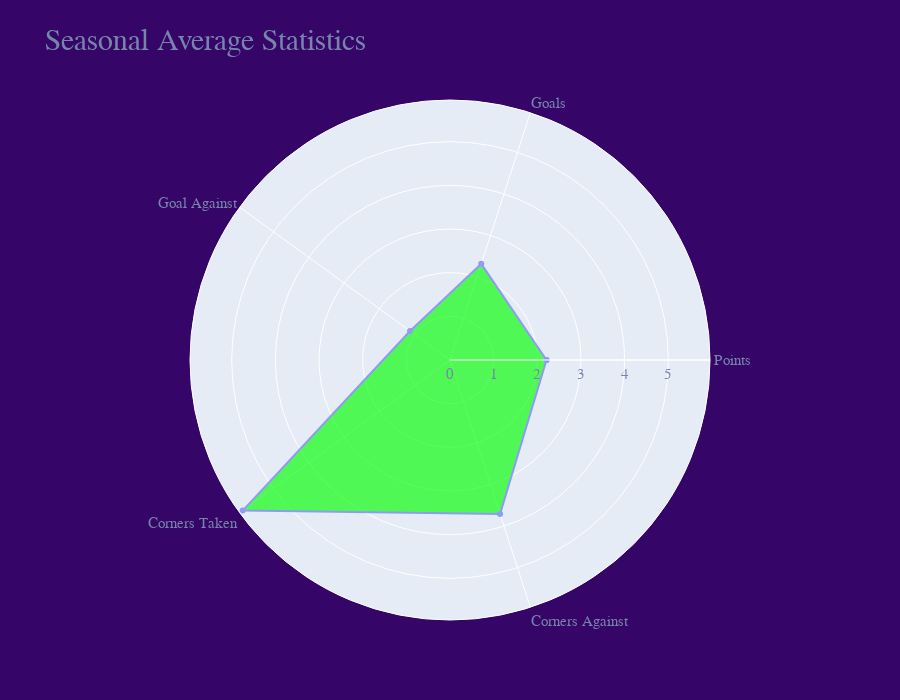

This figure's notebook cell:
### Code cell
# Rader chart for seasonal Average Data

fig = go.Figure(data=go.Scatterpolar(
    r=[avg_point, avg_goal, avg_goal_against,
        avg_corners_taken, avg_corners_against, avg_point],  # to close the line on rader chart, repeat the first point.
    theta=['Points', 'Goals', 'Goal Against', 'Corners Taken',
           'Corners Against', 'Points'],
    fill='toself',
    fillcolor='lime',
    opacity=0.65,
    name='Seasonal Average Data'

))

fig.update_layout(
    polar=dict(
        radialaxis=dict(
            visible=True
        ),
    ),
    height=700,
    showlegend=False
)
fig.update_layout(paper_bgcolor='#360568', plot_bgcolor='#5b2a86',
                  font_color='#7785ac', font_size=15, font_family='arial')
fig.update_layout(title=dict(
    text="Seasonal Average Statistics", font=dict(size=30)))
fig.show()

### Figure 1 — Plotly figure (JSON) as saved in the notebook; plotly's stock layout.template omitted (floating-point values rounded to 4 significant figures)
{"data": [{"fill": "toself", "fillcolor": "lime", "name": "Seasonal Average Data", "opacity": 0.65, "r": [2.211, 2.316, 1.132, 5.868, 3.711, 2.211], "theta": ["Points", "Goals", "Goal Against", "Corners Taken", "Corners Against", "Points"], "type": "scatterpolar"}], "layout": {"font": {"color": "#7785ac", "family": "arial", "size": 15}, "height": 700, "paper_bgcolor": "#360568", "plot_bgcolor": "#5b2a86", "polar": {"radialaxis": {"visible": true}}, "showlegend": false, "title": {"font": {"size": 30}, "text": "Seasonal Average Statistics"}}}
